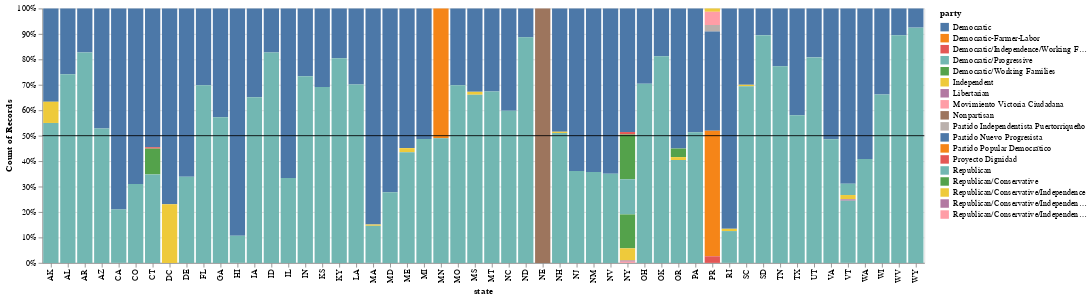

The notebook cell saved with this chart:
### Markdown cell above
## Part 2: Party Breakdown

We'll now take a look at party control. We can start with essentially the same chart.

### 2.0 - Party Control

Copy your code from 1.2 above & modify it to use party instead of gender.  Your graph will wind up with too many parties, see `imgs/ex2.0.png`.

### Code cell
def party_control_raw(df):
        # get number of males / females in each state
    df_counts = df.groupby(["state", "party"]).size().reset_index(name="count")
    
    # normalized bar chart: https://altair-viz.github.io/gallery/normalized_stacked_bar_chart.html
    chart = alt.Chart(df_counts).mark_bar().encode(
        x = "state",
        y = alt.Y("count:Q", title = "Count of Records").stack("normalize"),
        # change color: https://github.com/vega/altair/issues/1719 
        color = alt.Color("party:N")
    )
    line = alt.Chart(pd.DataFrame({"y": [0.5]})).mark_rule().encode(y = "y")

    # https://github.com/vega/altair/issues/2059
    newchart = chart + line
    
    return newchart

party_control_raw(legislators_df())

### Figure 1 — Vega-Lite specification as saved in the notebook (floating-point values rounded to 4 significant figures)
{"config": {"view": {"continuousWidth": 300, "continuousHeight": 300}}, "layer": [{"data": {"name": "data-95cd2171ae446b705d8a8231cc38d5e5"}, "mark": {"type": "bar"}, "encoding": {"color": {"field": "party", "type": "nominal"}, "x": {"field": "state", "type": "nominal"}, "y": {"field": "count", "stack": "normalize", "title": "Count of Records", "type": "quantitative"}}}, {"data": {"name": "data-56e8450a96e5483e8a99fd90422daa8f"}, "mark": {"type": "rule"}, "encoding": {"y": {"field": "y", "type": "quantitative"}}}], "$schema": "https://vega.github.io/schema/vega-lite/v5.20.1.json", "datasets": {"data-95cd2171ae446b705d8a8231cc38d5e5": [{"state": "AK", "party": "Democratic", "count": 22}, {"state": "AK", "party": "Independent", "count": 5}, {"state": "AK", "party": "Republican", "count": 33}, {"state": "AL", "party": "Democratic", "count": 36}, {"state": "AL", "party": "Republican", "count": 103}, {"state": "AR", "party": "Democratic", "count": 23}, {"state": "AR", "party": "Republican", "count": 110}, {"state": "AZ", "party": "Democratic", "count": 42}, {"state": "AZ", "party": "Republican", "count": 47}, {"state": "CA", "party": "Democratic", "count": 94}, {"state": "CA", "party": "Republican", "count": 25}, {"state": "CO", "party": "Democratic", "count": 69}, {"state": "CO", "party": "Republican", "count": 31}, {"state": "CT", "party": "Democratic", "count": 102}, {"state": "CT", "party": "Democratic/Independence/Working Families", "count": 1}, {"state": "CT", "party": "Democratic/Working Families", "count": 19}, {"state": "CT", "party": "Republican", "count": 65}, {"state": "DC", "party": "Democratic", "count": 10}, {"state": "DC", "party": "Independent", "count": 3}, {"state": "DE", "party": "Democratic", "count": 41}, {"state": "DE", "party": "Republican", "count": 21}, {"state": "FL", "party": "Democratic", "count": 48}, {"state": "FL", "party": "Republican", "count": 111}, {"state": "GA", "party": "Democratic", "count": 101}, {"state": "GA", "party": "Republican", "count": 135}, {"state": "HI", "party": "Democratic", "count": 67}, {"state": "HI", "party": "Republican", "count": 8}, {"state": "IA", "party": "Democratic", "count": 52}, {"state": "IA", "party": "Republican", "count": 97}, {"state": "ID", "party": "Democratic", "count": 18}, {"state": "ID", "party": "Republican", "count": 86}, {"state": "IL", "party": "Democratic", "count": 118}, {"state": "IL", "party": "Republican", "count": 59}, {"state": "IN", "party": "Democratic", "count": 40}, {"state": "IN", "party": "Republican", "count": 110}, {"state": "KS", "party": "Democratic", "count": 51}, {"state": "KS", "party": "Republican", "count": 114}, {"state": "KY", "party": "Democratic", "count": 27}, {"state": "KY", "party": "Republican", "count": 111}, {"state": "LA", "party": "Democratic", "count": 43}, {"state": "LA", "party": "Republican", "count": 101}, {"state": "MA", "party": "Democratic", "count": 169}, {"state": "MA", "party": "Independent", "count": 1}, {"state": "MA", "party": "Republican", "count": 29}, {"state": "MD", "party": "Democratic", "count": 135}, {"state": "MD", "party": "Republican", "count": 52}, {"state": "ME", "party": "Democratic", "count": 101}, {"state": "ME", "party": "Independent", "count": 3}, {"state": "ME", "party": "Republican", "count": 80}, {"state": "MI", "party": "Democratic", "count": 76}, {"state": "MI", "party": "Republican", "count": 72}, {"state": "MN", "party": "Democratic-Farmer-Labor", "count": 101}, {"state": "MN", "party": "Republican", "count": 97}, {"state": "MO", "party": "Democratic", "count": 58}, {"state": "MO", "party": "Republican", "count": 134}, {"state": "MS", "party": "Democratic", "count": 57}, {"state": "MS", "party": "Independent", "count": 2}, {"state": "MS", "party": "Republican", "count": 115}, {"state": "MT", "party": "Democratic", "count": 49}, {"state": "MT", "party": "Republican", "count": 101}, {"state": "NC", "party": "Democratic", "count": 68}, {"state": "NC", "party": "Republican", "count": 101}, {"state": "ND", "party": "Democratic", "count": 16}, {"state": "ND", "party": "Republican", "count": 125}, {"state": "NE", "party": "Nonpartisan", "count": 49}, {"state": "NH", "party": "Democratic", "count": 203}, {"state": "NH", "party": "Independent", "count": 2}, {"state": "NH", "party": "Republican", "count": 214}, {"state": "NJ", "party": "Democratic", "count": 76}, {"state": "NJ", "party": "Republican", "count": 43}, {"state": "NM", "party": "Democratic", "count": 72}, {"state": "NM", "party": "Republican", "count": 40}, {"state": "NV", "party": "Democratic", "count": 39}, {"state": "NV", "party": "Republican", "count": 21}, {"state": "NY", "party": "Democratic", "count": 102}, {"state": "NY", "party": "Democratic/Independence/Working Families", "count": 2}, {"state": "NY", "party": "Democratic/Working Families", "count": 37}, {"state": "NY", "party": "Republican", "count": 29}, {"state": "NY", "party": "Republican/Conservative", "count": 28}, {"state": "NY", "party": "Republican/Conservative/Independence", "count": 10}, {"state": "NY", "party": "Republican/Conservative/Independence/Libertarian", "count": 1}, {"state": "NY", "party": "Republican/Conservative/Independence/Reform", "count": 1}, {"state": "OH", "party": "Democratic", "count": 39}, {"state": "OH", "party": "Republican", "count": 93}, {"state": "OK", "party": "Democratic", "count": 28}, {"state": "OK", "party": "Republican", "count": 121}, {"state": "OR", "party": "Democratic", "count": 49}, {"state": "OR", "party": "Democratic/Working Families", "count": 3}, {"state": "OR", "party": "Independent", "count": 1}, {"state": "OR", "party": "Republican", "count": 36}, {"state": "PA", "party": "Democratic", "count": 122}, {"state": "PA", "party": "Republican", "count": 129}, {"state": "PR", "party": "Independent", "count": 1}, {"state": "PR", "party": "Movimiento Victoria Ciudadana", "count": 4}, {"state": "PR", "party": "Partido Independentista Puertorriqueño", "count": 2}, {"state": "PR", "party": "Partido Nuevo Progresista", "count": 30}, {"state": "PR", "party": "Partido Popular Democrático", "count": 38}, {"state": "PR", "party": "Proyecto Dignidad", "count": 2}, {"state": "RI", "party": "Democratic", "count": 97}, {"state": "RI", "party": "Independent", "count": 1}, {"state": "RI", "party": "Republican", "count": 14}, {"state": "SC", "party": "Democratic", "count": 51}, {"state": "SC", "party": "Independent", "count": 1}, {"state": "SC", "party": "Republican", "count": 118}, {"state": "SD", "party": "Democratic", "count": 11}, {"state": "SD", "party": "Republican", "count": 94}, {"state": "TN", "party": "Democratic", "count": 30}, {"state": "TN", "party": "Republican", "count": 102}, {"state": "TX", "party": "Democratic", "count": 76}, {"state": "TX", "party": "Republican", "count": 105}, {"state": "UT", "party": "Democratic", "count": 20}, {"state": "UT", "party": "Republican", "count": 84}, {"state": "VA", "party": "Democratic", "count": 72}, {"state": "VA", "party": "Republican", "count": 68}, {"state": "VT", "party": "Democratic", "count": 124}, {"state": "VT", "party": "Democratic/Progressive", "count": 8}, {"state": "VT", "party": "Independent", "count": 3}, {"state": "VT", "party": "Libertarian", "count": 1}, {"state": "VT", "party": "Republican", "count": 44}, {"state": "WA", "party": "Democratic", "count": 87}, {"state": "WA", "party": "Republican", "count": 60}, {"state": "WI", "party": "Democratic", "count": 44}, {"state": "WI", "party": "Republican", "count": 86}, {"state": "WV", "party": "Democratic", "count": 14}, {"state": "WV", "party": "Republican", "count": 119}, {"state": "WY", "party": "Democratic", "count": 7}, {"state": "WY", "party": "Republican", "count": 86}], "data-56e8450a96e5483e8a99fd90422daa8f": [{"y": 0.5}]}}
